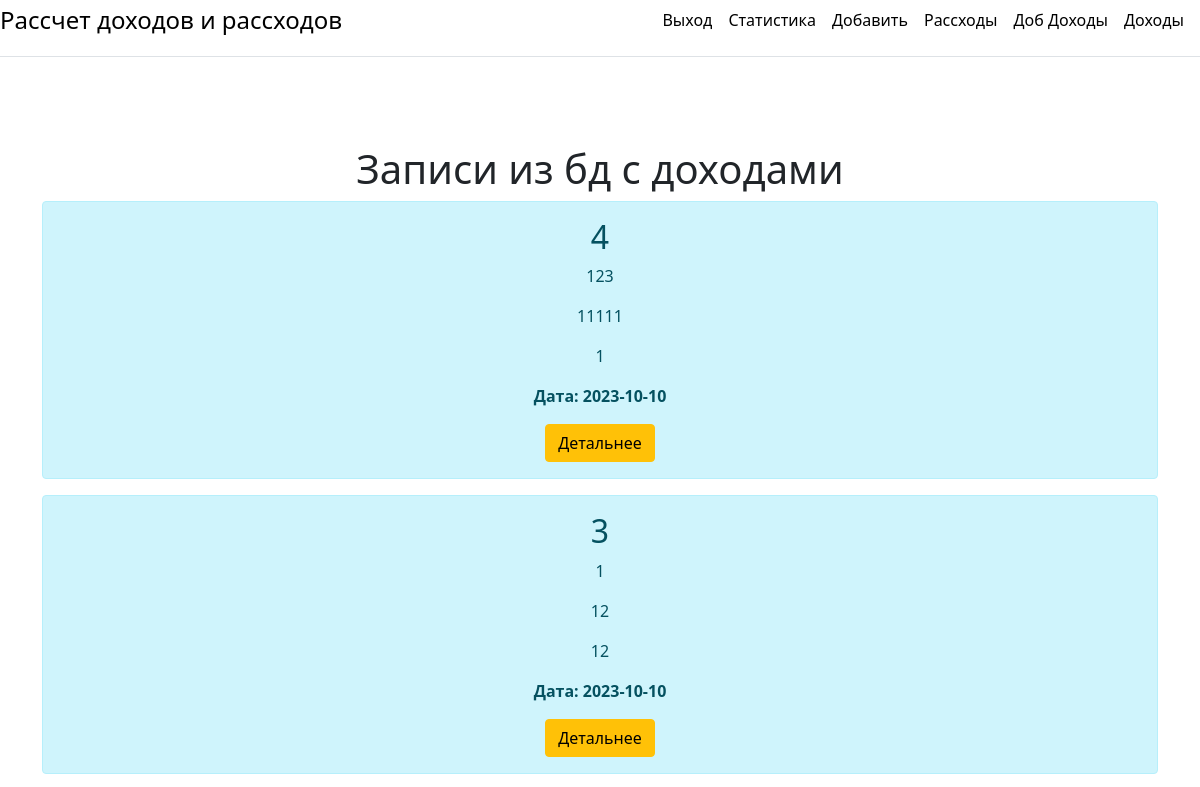
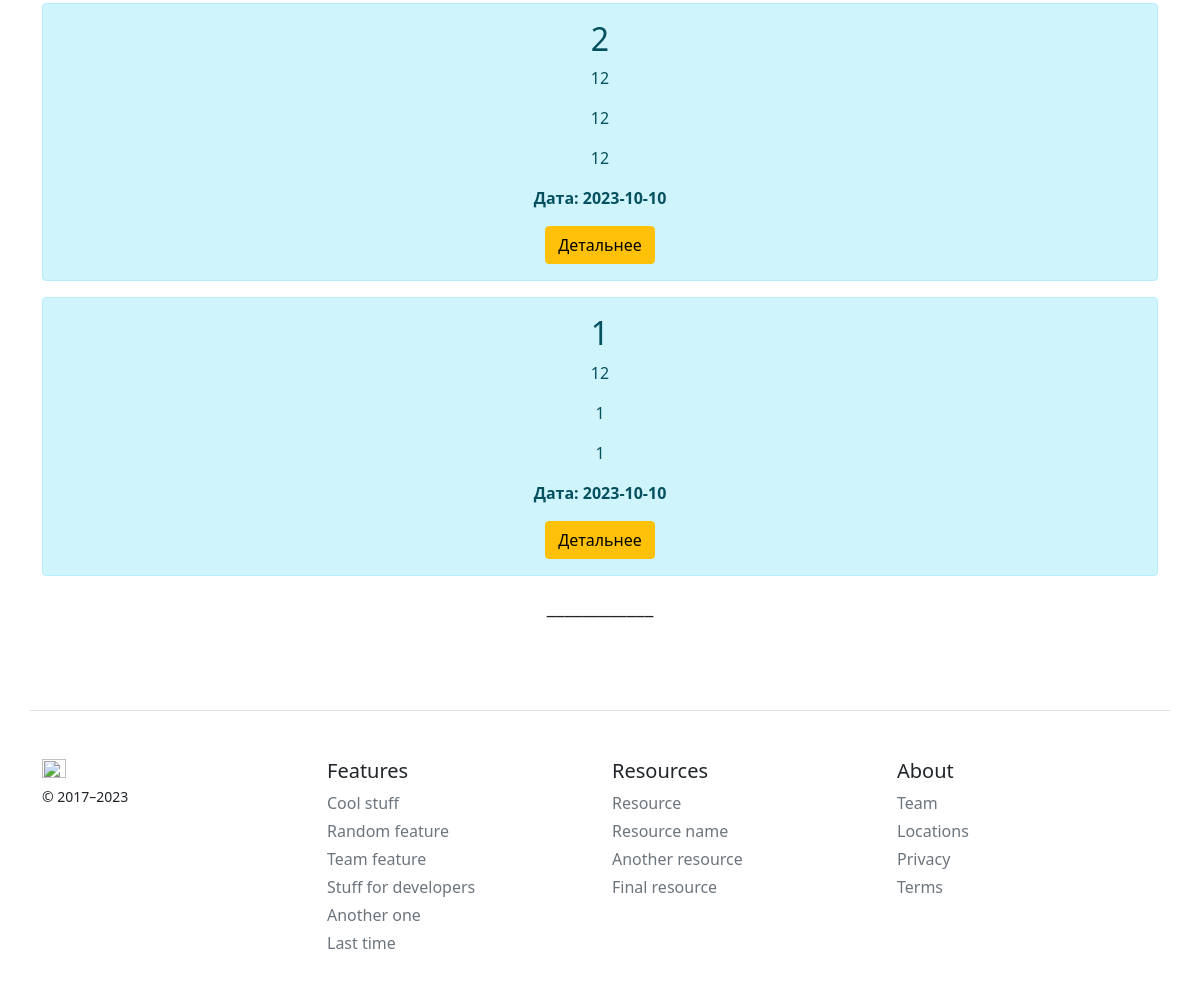
/incomes (signed in), run on the app's committed database (2 pictures, top to bottom).
### app.py (models this page shows, shortened)
class Income(db.Model):
    id = db.Column(db.Integer, primary_key=True)
    index_sal = db.Column(db.Integer, primary_key=False, default=0)
    sum_sal = db.Column(db.Integer, primary_key=False, default=0)
    name_sal = db.Column(db.String(100), default='Не указано описание')
    user_id = db.Column(db.Integer, db.ForeignKey('registration.id'))
    date = db.Column(db.DateTime, default=datetime.now)

### app.py (the view)
@app.route('/incomes')
@login_required
def posts2():
    income = Income.query.filter(Income.user_id == current_user.id).order_by(Income.date.desc()).all()
    return render_template("incomes.html", income=income)

### app.py (called while the page is built)
@login_manager.user_loader
def load_user(user_id):
    return Registration.query.filter(Registration.id == user_id).first()

### templates/incomes.html (shortened to what this page needs)
{% extends 'base.html' %}
{% block body%}
<div class="container mt-5">
    <h1> Записи из бд c доходами</h1>
    {% for e in income %}
    <div class="alert alert-info">
        <h2> {{e.id}} </h2>
        <p> {{e.index_sal}} </p>
        <p> {{e.sum_sal}} </p>
        <p> {{e.name_sal}} </p>
        <p><b> Дата: {{e.date.date() }}</b></p>
        <button class="btn btn-warning">Детальнее</button>
    </div>
    {% endfor %}
</div>
{% endblock %}

### templates/base.html (shortened to what this page needs)
<!doctype html>
<html lang="ru">
<head>
    <link rel="stylesheet" href="{{ url_for('static', filename ='css/main.css') }}">
    <link href="https://cdn.jsdelivr.net/npm/bootstrap@5.0.2/dist/css/bootstrap.min.css" rel="stylesheet">
</head>
<body>
    <header>
    <div class=" d-flex flex-column flex-md-row align-items-center pb-3 mb-4 border-bottom">
      <a href="/" class="d-flex align-items-center link-body-emphasis text-decoration-none">
         <span class="fs-4 align-center text-body-emphasis">Рассчет доходов и рассходов</span>
      </a>
      <nav class="d-inline-flex mt
-2 mt-md-0 ms-md-auto">
        <a class="me-3 py-2 link-body-emphasis text-decoration-none" href="/logout">Выход</a>
        <a class="me-3 py-2 link-body-emphasis text-decoration-none" href="/about">Статистика</a>
        <a class="me-3 py-2 link-body-emphasis text-decoration-none" href="/create-article">Добавить</a>
        <a class="me-3 py-2 link-body-emphasis text-decoration-none" href="/posts">Рассходы</a>
        <a class="me-3 py-2 link-body-emphasis text-decoration-none" href="/income">Доб Доходы</a>
        <a class="me-3 py-2 link-body-emphasis text-decoration-none" href="/incomes">Доходы</a>
      </nav>
    </div>
    <div class="pricing-header p-3 pb-md-4 mx-auto text-center">
          {% block body %}
        {% endblock %}
      <p class="fs-5 text-body-secondary">____________</p>
    </div>
  </header>
<footer class=" container pt-4 my-md-5 pt-md-5 border-top">
    <div class="row">
      <div class="col-3 col-md">
        <img class="mb-2" src="/docs/5.3/assets/brand/bootstrap-logo.svg" alt="" width="24" height="19">
        <small class="d-block mb-3 text-body-secondary">© 2017–2023</small>
      </div>
      <div class="col-3 col-md">
        <h5>Features</h5>
        <ul class="list-unstyled text-small">
          <li class="mb-1"><a class="link-secondary text-decoration-none" href="#">Cool stuff</a></li>
          <li class="mb-1"><a class="link-secondary text-decoration-none" href="#">Random feature</a></li>
          <li class="mb-1"><a class="link-secondary text-decoration-none" href="#">Team feature</a></li>
          <li class="mb-1"><a class="link-secondary text-decoration-none" href="#">Stuff for developers</a></li>
          <li class="mb-1"><a class="link-secondary text-decoration-none" href="#">Another one</a></li>
          <li class="mb-1"><a class="link-secondary text-decoration-none" href="#">Last time</a></li>
        </ul>
      </div>
      <div class="col-3 col-md">
        <h5>Resources</h5>
        <ul class="list-unstyled text-small">
          <li class="mb-1"><a class="link-secondary text-decoration-none" href="#">Resource</a></li>
          <li class="mb-1"><a class="link-secondary text-decoration-none" href="#">Resource name</a></li>
          <li class="mb-1"><a class="link-secondary text-decoration-none" href="#">Another resource</a></li>
          <li class="mb-1"><a class="link-secondary text-decoration-none" href="#">Final resource</a></li>
        </ul>
      </div>
      <div class="col-3 col-md">
        <h5>About</h5>
        <ul class="list-unstyled text-small">
          <li class="mb-1"><a class="link-secondary text-decoration-none" href="#">Team</a></li>
          <li class="mb-1"><a class="link-secondary text-decoration-none" href="#">Locations</a></li>
          <li class="mb-1"><a class="link-secondary text-decoration-none" href="#">Privacy</a></li>
          <li class="mb-1"><a class="link-secondary text-decoration-none" href="#">Terms</a></li>
        </ul>
      </div>
    </div>
  </footer>
</body>
</html>

### static/css/main.css (style rules this page uses)
.text-decoration-none { color: black }

### data on the page
Income: id "4", index_sal "123", sum_sal "11111", name_sal "1", date "2023-10-10"
Income: id "3", index_sal "1", sum_sal "12", name_sal "12", date "2023-10-10"
Income: id "2", index_sal "12", sum_sal "12", name_sal "12", date "2023-10-10"
Income: id "1", index_sal "12", sum_sal "1", name_sal "1", date "2023-10-10"
